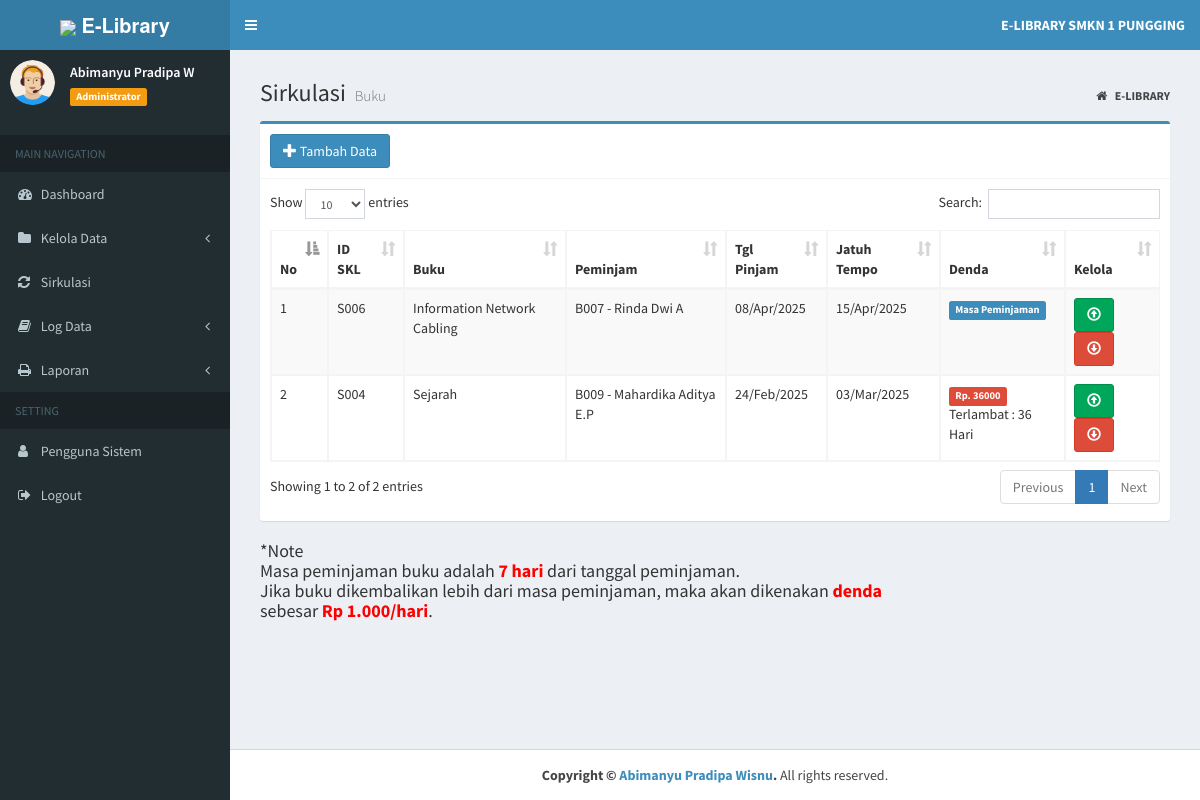
Page /index.php?page=data_sirkul (signed in) on the committed database.
### tables this page shows
CREATE TABLE `tb_sirkulasi` (
  `id_sk` varchar(20) NOT NULL,
  `id_buku` varchar(10) NOT NULL,
  `id_anggota` varchar(10) NOT NULL,
  `tgl_pinjam` date NOT NULL,
  `tgl_kembali` date NOT NULL,
  `tgl_dikembalikan` datetime NOT NULL DEFAULT CURRENT_TIMESTAMP,
  `status` enum('PIN','KEM') NOT NULL,
  `tgl_pengembalian` date DEFAULT NULL,
  `kondisi_buku` varchar(20) DEFAULT NULL,
  `denda` int DEFAULT '0'
);

CREATE TABLE `tb_buku` (
  `id_buku` varchar(10) NOT NULL,
  `judul_buku` varchar(30) NOT NULL,
  `pengarang` varchar(30) NOT NULL,
  `penerbit` varchar(30) NOT NULL,
  `th_terbit` year NOT NULL,
  `stok` int NOT NULL DEFAULT '0',
  `harga_beli` int NOT NULL
);

CREATE TABLE `tb_anggota` (
  `id_anggota` varchar(10) NOT NULL,
  `nama` varchar(70) NOT NULL,
  `jekel` enum('Laki-laki','Perempuan') NOT NULL,
  `kelas` varchar(50) NOT NULL,
  `no_hp` varchar(15) NOT NULL
);

### admin/sirkul/data_sirkul.php (the view)
<section class="content-header">
	<h1>
		Sirkulasi
		<small>Buku</small>
	</h1>
	<ol class="breadcrumb">
		<li>
			<a href="index.php">
				<i class="fa fa-home"></i>
				<b>E-LIBRARY</b>
			</a>
		</li>
	</ol>
</section>
<section class="content">
	<div class="box box-primary">
		<div class="box-header with-border">
			<a href="?page=add_sirkul" title="Tambah Data" class="btn btn-primary">
				<i class="glyphicon glyphicon-plus"></i> Tambah Data</a>
		</div>
		<div class="box-body">
			<div class="table-responsive">
				<table id="example1" class="table table-bordered table-striped">
					<thead>
						<tr>
							<th>No</th>
							<th>ID SKL</th>
							<th>Buku</th>
							<th>Peminjam</th>
							<th>Tgl Pinjam</th>
							<th>Jatuh Tempo</th>
							<th>Denda</th>
							<th>Kelola</th>
						</tr>
					</thead>
					<tbody>
						<?php
						$no = 1;
						$sql = $koneksi->query("SELECT s.id_sk, b.judul_buku,
				  a.id_anggota,
				  a.nama,
				  s.tgl_pinjam,
				  s.tgl_kembali
                  from tb_sirkulasi s inner join tb_buku b on s.id_buku=b.id_buku
				  inner join tb_anggota a on s.id_anggota=a.id_anggota where status='PIN' order by tgl_pinjam desc");
						while ($data = $sql->fetch_assoc()) {
							?>
							<tr>
								<td>
									<?php echo $no++; ?>
								</td>
								<td>
									<?php echo $data['id_sk']; ?>
								</td>
								<td>
									<?php echo $data['judul_buku']; ?>
								</td>
								<td>
									<?php echo $data['id_anggota']; ?>
									-
									<?php echo $data['nama']; ?>
								</td>
								<td>
									<?php $tgl = $data['tgl_pinjam'];
									echo date("d/M/Y", strtotime($tgl)) ?>
								</td>
								<td>
									<?php $tgl = $data['tgl_kembali'];
									echo date("d/M/Y", strtotime($tgl)) ?>
								</td>
								<?php
								$u_denda = 1000;
								$tgl1 = date("Y-m-d");
								$tgl2 = $data['tgl_kembali'];
								$pecah1 = explode("-", $tgl1);
								$date1 = $pecah1[2];
								$month1 = $pecah1[1];
								$year1 = $pecah1[0];
								$pecah2 = explode("-", $tgl2);
								$date2 = $pecah2[2];
								$month2 = $pecah2[1];
								$year2 = $pecah2[0];
								$jd1 = GregorianToJD($month1, $date1, $year1);
								$jd2 = GregorianToJD($month2, $date2, $year2);
								$selisih = $jd1 - $jd2;
								$denda = $selisih * $u_denda;
								?>
								<td>
									<?php if ($selisih <= 0) { ?>
										<span class="label label-primary">Masa Peminjaman</span>
									<?php } elseif ($selisih > 0) { ?>
										<span class="label label-danger">
											Rp.
											<?= $denda ?>
										</span>
										<br> Terlambat :
										<?= $selisih ?>
										Hari
									</td>
								<?php } ?>
								<td>
									<a href="?page=panjang&kode=<?php echo $data['id_sk']; ?>"
										onclick="return confirm('Perpanjang Data Ini ?')" title="Perpanjang"
										class="btn btn-success">
										<i class="glyphicon glyphicon-upload"></i>
									</a>
									<a href="?page=kembali&kode=<?php echo $data['id_sk']; ?>"
										onclick="return confirm('Kembalikan Buku Ini ?')" title="Kembalikan"
										class="btn btn-danger">
										<i class="glyphicon glyphicon-download"></i>
								</td>
							</tr>
							<?php
						}
						?>
					</tbody>
				</table>
			</div>
		</div>
	</div>
	<h4> *Note
		<br> Masa peminjaman buku adalah <span style="color:red; font-weight:bold;">7 hari</span> dari tanggal
		peminjaman.
		<br> Jika buku dikembalikan lebih dari masa peminjaman, maka akan dikenakan <span
			style="color:red; font-weight:bold;">denda</span>
		<br> sebesar <span style="color:red; font-weight:bold;">Rp 1.000/hari</span>.
	</h4>
</section>

### rows in the picture
tb_sirkulasi: id_sk "S006", id_buku.judul_buku "Information Network Cabling", id_anggota.id_anggota "B007", id_anggota.nama "Rinda Dwi A", tgl_pinjam "08/Apr/2025", tgl_kembali "15/Apr/2025", shows "Masa Peminjaman"
tb_sirkulasi: id_sk "S004", id_buku.judul_buku "Sejarah", id_anggota.id_anggota "B009", id_anggota.nama "Mahardika Aditya E.P", tgl_pinjam "24/Feb/2025", tgl_kembali "03/Mar/2025", tgl_kembali "36000", tgl_kembali "36"

### other values in the picture
$data_nama "Abimanyu Pradipa W"
$data_level "Administrator"
